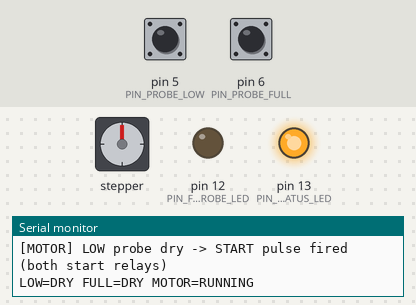
This program was run on a simulated Arduino Nano, built with avr-gcc and run on an emulated ATmega328P. Shown: stepper motor, output pins drawn as LEDs (lit = HIGH), the last lines printed to the serial monitor. Wiring (inferred from the names in the program): stepper motor (2048 steps per turn assumed): coils pin 8, pin 9, pin 10, pin 11. Dashed ring = blinking. The inputs (shaded band) are chosen by the test bench; at power-on: pin 6 (PIN_PROBE_FULL) HIGH, pin 5 (PIN_PROBE_LOW) HIGH. Pins used as bus, display or sensor lines are not drawn.

Above: at 1.2 s.
1.3 s: pin 6 (PIN_PROBE_FULL) pulled LOW for 1 s
At 1.96 s:
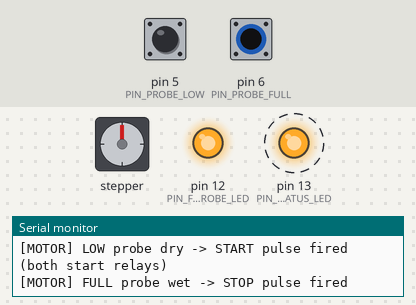
6.8 s: pin 6 (PIN_PROBE_FULL) pulled LOW for 1 s
At 9.4 s:
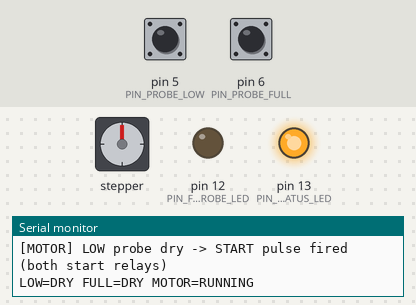
9.8 s: pin 6 (PIN_PROBE_FULL) pulled LOW for 3.2 s
At 10.28 s:
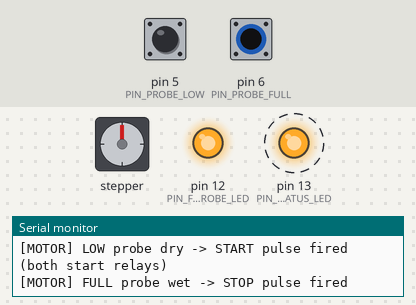
14.5 s: pin 6 (PIN_PROBE_FULL) driven LOW
At 14.98 s:
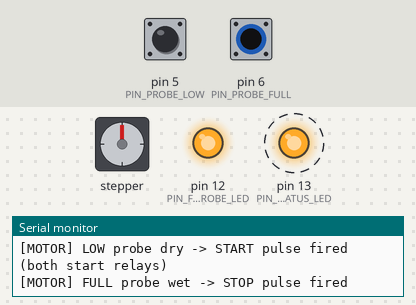
17.5 s: pin 6 (PIN_PROBE_FULL) driven HIGH
At 17.72 s:
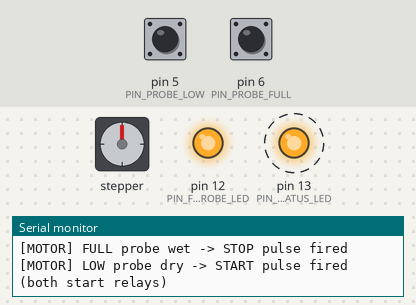
Timing chart, 0 to 20.5 s (numbered marks = the images above; inputs shaded):
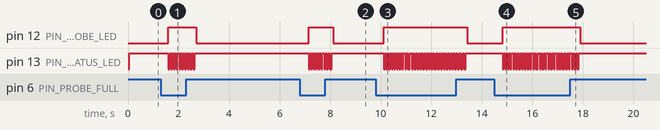

Measured:
- after the input at 1.3 s, pin 12 (PIN_FULL_PROBE_LED): LOW → HIGH after 0.30 s, → LOW 1.1 s later; pin 13 (PIN_MOTOR_STATUS_LED): alternates HIGH for 0.06 s and LOW for 0.05 s, 20 changes in all, then stays HIGH, starting after 0.30 s
- after the input at 6.8 s, pin 12 (PIN_FULL_PROBE_LED): LOW → HIGH after 0.35 s, → LOW 0.98 s later; pin 13 (PIN_MOTOR_STATUS_LED): alternates HIGH for 0.05 s and LOW for 0.05 s, 18 changes in all, then stays HIGH, starting after 0.35 s
- after the input at 9.8 s, pin 12 (PIN_FULL_PROBE_LED): LOW → HIGH after 0.33 s, → LOW 3.3 s later; pin 13 (PIN_MOTOR_STATUS_LED): alternates HIGH for 0.06 s and LOW for 0.05 s, 58 changes in all, then stays HIGH, starting after 0.33 s
- after the input at 14.5 s, pin 12 (PIN_FULL_PROBE_LED): LOW → HIGH after 0.32 s; pin 13 (PIN_MOTOR_STATUS_LED): alternates HIGH for 0.06 s and LOW for 0.05 s, starting after 0.32 s
- after the input at 17.5 s, pin 12 (PIN_FULL_PROBE_LED): HIGH → LOW after 0.39 s; pin 13 (PIN_MOTOR_STATUS_LED): goes on until 17.8 s, then stays HIGH

The program:

main.cpp
```cpp
/*
  ===========================================================================
  Water Tank Level Controller — 2-Probe Sensor (LOW + FULL)
  Board:     Arduino Nano
  Framework: Arduino (PlatformIO)
  ===========================================================================

  WIRING
  ------
    COMMON probe    -> GND         (mount at the very bottom of the tank;
                                     this must stay submerged whenever there
                                     is ANY water in the tank)
    LOW probe       -> D5          (lowest level — "tank empty" trigger)
    FULL probe      -> D6          (highest level — "tank full" trigger)

    START relay 1   -> D8          (both start relays pulse together, e.g.
    START relay 2   -> D9           one across the starter's START button,
                                     the other for a second contactor/
                                     interlock/indicator — wire per your
                                     panel's needs)
    STOP relay      -> D10         (wire across the STOP button)
    Status LED      -> D13         (onboard LED, lit while motor is running)

  HOW THE SENSING WORKS
  ----------------------
    Each probe pin uses the internal pull-up resistor, so it reads HIGH
    (dry) when open, and is pulled LOW (wet) when water bridges it to the
    COMMON/GND probe. Water conducts just well enough to pull the pin low
    through the pull-up.

  CONTROL LOGIC
  -------------
    - Motor is started (a brief simultaneous pulse on BOTH start relays)
      when the LOW probe goes dry — the tank has emptied below the low
      mark.
    - Motor is stopped (a pulse on the STOP relay) when the FULL probe
      becomes wet — the tank has filled to the top mark.
    - Both probes are debounced (must hold a steady reading for
      DEBOUNCE_MS) to reject noise from splashing, corrosion, or mineral
      buildup on the probes.
    - Relay pulses are timed with millis(), not delay(), so the loop never
      blocks and can't miss a state change.

  IMPORTANT SAFETY NOTES
  -----------------------
    - This code drives a relay MODULE, not the motor directly. Never wire
      Arduino GPIO straight to mains/motor power.
    - The relays here are meant to be wired in parallel with the existing
      manual START/STOP pushbuttons on your motor starter/contactor panel
      (a momentary "button press" simulation) — NOT to switch motor
      current itself. If your setup instead needs to switch mains power
      to a contactor coil directly, use a properly rated relay/contactor
      and have a qualified electrician verify the wiring.
    - Add a flyback/snubber per your relay module's documentation if it
      doesn't already have one.
    - Set RELAY_ACTIVE_LOW below to match your relay module (most cheap
      modules are active-LOW).
  ===========================================================================
*/

#include <Arduino.h>

// ---------------- Pin assignment ----------------
const uint8_t PIN_PROBE_LOW = 5;
const uint8_t PIN_PROBE_FULL = 6;

const uint8_t PIN_RELAY_START_1 = 8;
const uint8_t PIN_RELAY_START_2 = 9;
const uint8_t PIN_RELAY_STOP = 10;

const uint8_t PIN_LOW_PROBE_LED = 11;
const uint8_t PIN_FULL_PROBE_LED = 12;
const uint8_t PIN_MOTOR_STATUS_LED = 13;

// ---------------- Config ----------------
const bool RELAY_ACTIVE_LOW =
    true; // most relay modules trigger on LOW; set false for active-HIGH boards
const unsigned long RELAY_PULSE_MS =
    600; // how long to "press" the start/stop button
const unsigned long DEBOUNCE_MS =
    300; // probe must be stable this long before it's trusted
const unsigned long SAMPLE_INTERVAL_MS = 50; // how often to sample the probes
const unsigned long STATUS_PRINT_MS =
    1000; // how often to print status over Serial

// ---------------- State ----------------
bool motorRunning = false;

// Debounced, trustworthy probe states (true = wet)
bool lowWet = false, fullWet = false;

// Debounce tracking
bool lastRawLow = false, lastRawFull = false;
unsigned long lastChangeLow = 0, lastChangeFull = 0;

unsigned long lastSampleTime = 0;
unsigned long lastStatusPrint = 0;

// Non-blocking relay pulse tracking
bool startPulseActive = false;
bool stopPulseActive = false;
unsigned long startPulseBegin = 0;
unsigned long stopPulseBegin = 0;

// ---------------- Helpers ----------------
void relayWrite(uint8_t pin, bool energize) {
  if (RELAY_ACTIVE_LOW) {
    digitalWrite(pin, energize ? LOW : HIGH);
  } else {
    digitalWrite(pin, energize ? HIGH : LOW);
  }
}

void beginStartPulse() {
  startPulseActive = true;
  startPulseBegin = millis();
  relayWrite(PIN_RELAY_START_1, true);
  relayWrite(PIN_RELAY_START_2, true);
  Serial.println(
      F("[MOTOR] LOW probe dry -> START pulse fired (both start relays)"));
}

void beginStopPulse() {
  stopPulseActive = true;
  stopPulseBegin = millis();
  relayWrite(PIN_RELAY_STOP, true);
  Serial.println(F("[MOTOR] FULL probe wet -> STOP pulse fired"));
}

// Ends relay pulses once RELAY_PULSE_MS has elapsed. Non-blocking.
void serviceRelayPulses() {
  unsigned long now = millis();
  if (startPulseActive && (now - startPulseBegin >= RELAY_PULSE_MS)) {
    relayWrite(PIN_RELAY_START_1, false);
    relayWrite(PIN_RELAY_START_2, false);
    startPulseActive = false;
  }
  if (stopPulseActive && (now - stopPulseBegin >= RELAY_PULSE_MS)) {
    relayWrite(PIN_RELAY_STOP, false);
    stopPulseActive = false;
  }
}

// Debounces one probe pin, updating stableState only after the raw
// reading has held steady for DEBOUNCE_MS. Returns the current stable state.
bool debounceProbe(uint8_t pin, bool &stableState, bool &lastRaw,
                   unsigned long &lastChangeTime) {
  bool raw = (digitalRead(pin) ==
              LOW); // LOW = wet (probe bridged to GND through water)

  if (raw != lastRaw) {
    lastChangeTime = millis();
    lastRaw = raw;
  }

  if ((millis() - lastChangeTime) >= DEBOUNCE_MS) {
    stableState = raw;
  }

  return stableState;
}

void setup() {
  Serial.begin(9600);

  pinMode(PIN_PROBE_LOW, INPUT_PULLUP);
  pinMode(PIN_PROBE_FULL, INPUT_PULLUP);

  pinMode(PIN_RELAY_START_1, OUTPUT);
  pinMode(PIN_RELAY_START_2, OUTPUT);
  pinMode(PIN_RELAY_STOP, OUTPUT);
  pinMode(PIN_MOTOR_STATUS_LED, OUTPUT);
  pinMode(PIN_LOW_PROBE_LED, OUTPUT);
  pinMode(PIN_FULL_PROBE_LED, OUTPUT);

  // Relays start de-energized
  relayWrite(PIN_RELAY_START_1, false);
  relayWrite(PIN_RELAY_START_2, false);
  relayWrite(PIN_RELAY_STOP, false);
  digitalWrite(PIN_MOTOR_STATUS_LED, LOW);

  Serial.println(F("Water tank controller booted."));
}

void loop() {
  unsigned long now = millis();

  // 1. Sample probes at a fixed interval
  if (now - lastSampleTime >= SAMPLE_INTERVAL_MS) {
    lastSampleTime = now;

    debounceProbe(PIN_PROBE_LOW, lowWet, lastRawLow, lastChangeLow);
    debounceProbe(PIN_PROBE_FULL, fullWet, lastRawFull, lastChangeFull);

    // 2. Decide on motor action — edge-triggered, fires once per transition
    if (!motorRunning && !lowWet) {
      // Water has dropped below the LOW probe -> start filling
      motorRunning = true;
      digitalWrite(PIN_MOTOR_STATUS_LED, HIGH);
      beginStartPulse();
    } else if (motorRunning && fullWet) {
      // Water has reached the FULL probe -> stop filling
      motorRunning = false;
      digitalWrite(PIN_MOTOR_STATUS_LED, LOW);
      beginStopPulse();
    }
  }

  // 3. Periodic status print (kept separate from sampling so it's easy to slow
  // down/remove)
  if (now - lastStatusPrint >= STATUS_PRINT_MS) {
    lastStatusPrint = now;
    Serial.print(F("LOW="));
    Serial.print(lowWet ? F("WET") : F("DRY"));
    Serial.print(F(" FULL="));
    Serial.print(fullWet ? F("WET") : F("DRY"));
    Serial.print(F(" MOTOR="));
    Serial.println(motorRunning ? F("RUNNING") : F("STOPPED"));
  }

  if (lowWet) {
    digitalWrite(PIN_LOW_PROBE_LED, HIGH);
  } else {
    digitalWrite(PIN_LOW_PROBE_LED, LOW);
  }

  if (fullWet) {
    digitalWrite(PIN_FULL_PROBE_LED, HIGH);
  } else {
    digitalWrite(PIN_FULL_PROBE_LED, LOW);
  }

  // 4. Always service any active relay pulse (non-blocking timing)
  serviceRelayPulses();
}
```
